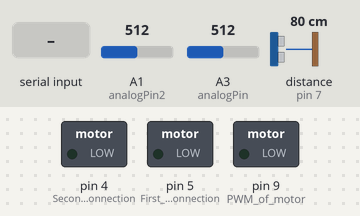
Bench run of a sketch on a simulated Arduino Uno, built with avr-gcc and run on an emulated ATmega328P. Shown: switched loads named in the sketch (green lamp = pin HIGH). Wiring (inferred from the names in the program): ultrasonic range finder: trigger pin 6; echo pin 7. The inputs (shaded band) are chosen by the test bench; at power-on: A1 (analogPin2) = 512, A3 (analogPin) = 512, distance to the obstacle (sensor on pin 7) 80 cm. The echo pulse lasts 58.3 µs per cm; pins used as bus, display or sensor lines are not drawn; what the sketch prints to the serial monitor is not drawn. At 4.4 s the program stops and its outputs stay as they are.

Above: at 1.2 s.
1.3 s: "1" received over the second serial link
At 2.0 s:
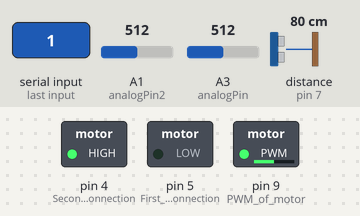
2.8 s: "2" received over the second serial link
At 3.8 s:
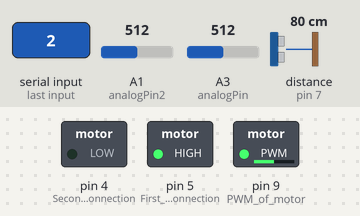
4.3 s: A1 (analogPin2) set to 0
At 5.5 s:
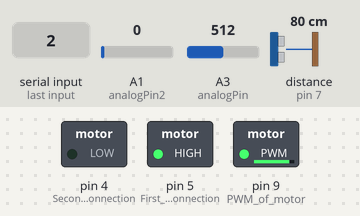
Timing chart, 0 to 5.9 s (numbered marks = the images above; inputs shaded):
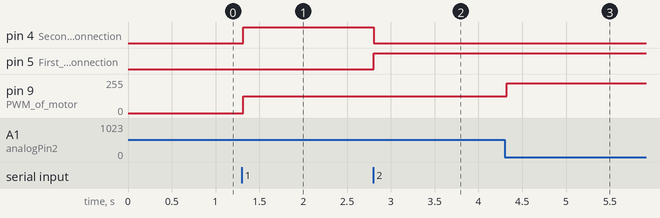

Measured:
- after the input at 1.3 s, pin 4 (Secon_motor_connection): LOW → HIGH at once; pin 9 (PWM_of_motor): 0/255 → 127/255 at once
- after the input at 2.8 s, pin 4 (Secon_motor_connection): HIGH → LOW at once; pin 5 (First_motor_connection): LOW → HIGH at once
- after the input at 4.3 s, pin 9 (PWM_of_motor): 127/255 → 225/255 at once

The sketch:

BoM.ino
```cpp
int analogPin = A3; // potentiometer wiper (middle terminal) connected to analog pin 3
int analogPin2 = A1;                   // outside leads to ground and +5V
int val;
int val2;

#define echoPin 7
#define trigPin 6
long duration; // variable for the duration of sound wave travel
int distance; // variable for the distance measurement

#include <SoftwareSerial.h>
SoftwareSerial BT(3,2); //TX, RX respectively
char x='0';

void setup() {
  BT.begin(9600);
  Serial.begin(9600);           //  setup serial
  pinMode(9,OUTPUT); // PWM of motor
  pinMode(5,OUTPUT); // First motor connection
  pinMode(4,OUTPUT); // Secon motor connection

  digitalWrite(5,LOW);
  digitalWrite(4,LOW);

  pinMode(trigPin, OUTPUT); // Sets the trigPin as an OUTPUT
  pinMode(echoPin, INPUT); // Sets the echoPin as an INPUT
}

void loop() {
val = analogRead(analogPin);
val2 = analogRead(analogPin2);

//------------------Ultrasonic Sensor------------------
  // Clears the trigPin condition
  digitalWrite(trigPin, LOW);
  delayMicroseconds(2);
  // Sets the trigPin HIGH (ACTIVE) for 10 microseconds
  digitalWrite(trigPin, HIGH);
  delayMicroseconds(10);
  digitalWrite(trigPin, LOW);
  // Reads the echoPin, returns the sound wave travel time in microseconds
  duration = pulseIn(echoPin, HIGH);
  // Calculating the distance
  distance = duration * 0.034 / 2; // Speed of sound wave divided by 2 (go and back)
  // Displays the distance on the Serial Monitor
  Serial.print("Distance: ");
  Serial.print(distance);
  Serial.println(" cm");

if(distance > 20){

  }
    while (val==0){
    digitalWrite(5,LOW);
    digitalWrite(4,HIGH);
    analogWrite(9,127);
    delay(10);
   }

   while (val2==0){
    digitalWrite(5,HIGH);
    digitalWrite(4,LOW);
    analogWrite(9,225);
    delay(10);
   }

     if(BT.available())
  {
    x=BT.read();
    if(x=='1') //move up
    {
      digitalWrite(5,LOW);
      digitalWrite(4,HIGH);
      analogWrite(9,127);
    }
        if(x=='2') //move down
    {
      digitalWrite(5,HIGH);
      digitalWrite(4,LOW);
      analogWrite(9,127);
    }
     if(x=='0') //stop
    {
      digitalWrite(5,LOW);
      digitalWrite(4,LOW);
      analogWrite(9,0);
    }
    delay(10);
}

else if(distance <= 20){


  while (val==0){
    digitalWrite(5,LOW);
    digitalWrite(4,HIGH);
    analogWrite(9,225);
    delay(10);
   }


    if(BT.available())
  {
    x=BT.read();
    if(x=='1') //move up
    {
      digitalWrite(5,LOW);
      digitalWrite(4,HIGH);
      analogWrite(9,127);
    }

    if(x=='0') //stop
    {
      digitalWrite(5,LOW);
      digitalWrite(4,LOW);
      analogWrite(9,0);
    }
     delay(10);
  }

 }
}
```
